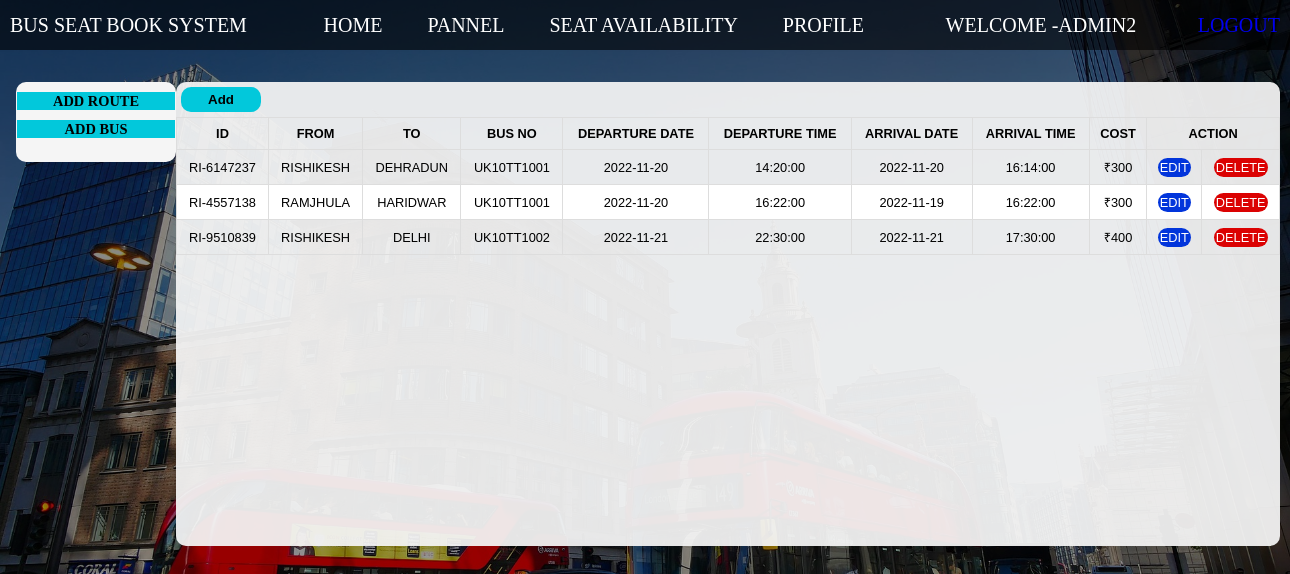
Screenshot of /pannel.php (signed in) with the database file from the repository.
### tables this page shows
CREATE TABLE `routes` (
  `id` int(100) NOT NULL,
  `route_id` varchar(255) NOT NULL,
  `bus_no` varchar(155) NOT NULL,
  `fromcity` varchar(255) NOT NULL,
  `tocity` varchar(255) NOT NULL,
  `route_cities` varchar(255) NOT NULL,
  `route_dep_date` date NOT NULL,
  `route_dep_time` time NOT NULL,
  `route_arr_date` date NOT NULL,
  `route_arr_time` time NOT NULL,
  `cost` int(100) NOT NULL,
  `route_created` datetime NOT NULL DEFAULT current_timestamp()
);

### pannel.php (the view, shortened to what this page needs)
<?php
if (strlen($_SESSION['Adminname']) == 0) {
  header("location:admin.php");
} else {
?>
  <!DOCTYPE html>
  <html lang="en">
  <head>
    <link rel="stylesheet" href="./css/style.css">
  </head>
  <body>
    <?php require  "partials/_navbaradmin.php"; ?>
    <section class="seat-container">
      <div class="left-side-container">
        <div class="page-box">
          <ul>
            <li><a href="pannel.php">ADD ROUTE</a> </li>
            <li><a href="bus.php">ADD BUS</a> </li>
          </ul>
        </div>
      </div>
      <div class="right-side-container">
        <div class="pannel-result">
          <div class="add-bus-box">
            <button id="add" onclick="show()" class="addBtn">Add</button>
            <table class="route-list">
              <thead class="pannel-title-bar">
                <th class="pannel-span-box">ID</th>
                <th class="pannel-span-box">From</th>
                <th class="pannel-span-box">To</th>
                <th class="pannel-span-box">Bus NO</th>
                <th class="pannel-span-box">Departure Date</th>
                <th class="pannel-span-box">Departure Time</th>
                <th class="pannel-span-box">ARRIVAL Date </th>
                <th class="pannel-span-box">ARRIVAL Time</th>
                <th class="pannel-span-box">Cost</th>
                <th class="pannel-span-box" colspan="2">Action</th>
              </thead>
              <?php
              $sql = "SELECT * FROM `routes` ";
              $result = mysqli_query($conn, $sql);
              while ($row = mysqli_fetch_assoc($result)) {
                $route_id =  $row["route_id"];
                $busno =  $row["bus_no"];
                $fromcity =  $row["fromcity"];
                $tocity = $row["tocity"];
                $dep_date = $row["route_dep_date"];
                $dep_time = $row["route_dep_time"];
                $arr_date = $row["route_arr_date"];
                $arr_time = $row["route_arr_time"];
                $cost = $row["cost"];
              ?>
                <tr>
                  <td class="pannel-span-box"><?php echo $route_id ?></td>
                  <td class="pannel-span-box"><?php echo $fromcity ?></td>
                  <td class="pannel-span-box"><?php echo $tocity ?></td>
                  <td class="pannel-span-box"><?php echo $busno ?></td>
                  <td class="pannel-span-box"><?php echo $dep_date ?></td>
                  <td class="pannel-span-box"><?php echo $dep_time ?></td>
                  <td class="pannel-span-box"><?php echo $arr_date ?></td>
                  <td class="pannel-span-box"><?php echo $arr_time ?></td>
                  <td class="pannel-span-box"><?php echo '₹' . $cost ?></td>
                  <td class="pannel-span-box">
                    <a href="update.php?id=<?php echo $row['id']; ?>" class="edit_btn">EDIT</a>
                  <td class="pannel-span-box">
                    <a href="delete.php?id=<?php echo $row['id']; ?>" class="delete_btn" onclick="return checkDelete()">DELETE</a>
                </tr>
              <?php } ?>
            </table>
          </div>
        </div>
    </section>
  </body>
  </html>
<?php
}; ?>

### partials/_navbaradmin.php (shortened to what this page needs)
<?php
$loggedin = false;
?>
<?php
echo '<header>
<nav class="navbar">
 <div class="logo">BUS SEAT BOOK SYSTEM</div>
 <div class="mid-item">
     <a href="index.php">Home</a>
     <a href="pannel.php">Pannel</a>
     <a href="seatavailability.php">Seat Availability</a>
     <a href="adminProfile.php">Profile</a>
     </div>';
   if(!$loggedin){
          echo '<p>Welcome -'.$_SESSION["Adminname"].'</p>';
          echo '<a href="logout.php">logout</a></div>';}
      echo  '</nav>
    </header>';
?>

### css/style.css (style rules this page uses)
* { box-sizing: border-box; margin: 0px; padding: 0px; }
body { overflow-x: hidden; }
a { text-decoration: none; }
body { background: linear-gradient(rgba(0, 0, 0, 0.507),rgba(0, 0, 0, 0.374)), url('../image/newbus.jpg') no-repeat center center fixed; background-size: cover; }
.navbar { background-color: rgba(0, 0, 0, 0.589); color: white; display: flex; justify-content: space-between; align-items: center; height: 50px; padding: 10px; font-size: 20px; text-transform: uppercase; }
.navbar .mid-item a { color: white; margin: 20px; }
.seat-container { display: flex; margin: 1rem; }
.left-side-container { display: flex; align-items: center; width: 15rem; height: 15rem; flex-direction: column; }
.right-side-container { margin-top: 1rem; width: 69rem; height: 38rem; }
.page-box { background-color: whitesmoke; height: 5rem; width: 10rem; display: flex; align-items: center; flex-direction: column; margin-top: 16px; border-radius: 10px; }
.page-box ul li { list-style: none; margin: 10px; width: 9.9rem; text-align: center; background-color: #02c8db; }
.page-box ul li a { text-decoration: none; width: 8rem; padding-left: 2rem; padding-right: 2rem; color: black; font-weight: bold; font-size: 0.9rem; }
.route-list { font-family: Arial, Helvetica, sans-serif; border-collapse: collapse; width: 69rem; }
.route-list th, .route-list td { border: 1px solid #ddd; padding: 8px; }
.route-list tr:nth-child(even) { background-color: #ffffff; }
.pannel-result { background-color: rgba(245, 245, 245, 0.938); height: 29rem; width: 69rem; border-radius: 10px; }
.pannel-span-box { font-size: 0.8em; padding: 0px 17px 0px 14px; text-align: center; text-transform: uppercase; }
footer .f-container h3,p { padding: 5px; }
.addBtn { padding: 5px; margin: 5px; width: 5rem; background-color: #02c8db; border: none; border-radius: 10px; font-weight: bold; }
.edit_btn { padding: 2px; width: 3rem; background-color: #0235db; border: none; border-radius: 10px; color: white; }
.delete_btn { padding: 2px; width: 3.9rem; background-color: #db0202; border: none; border-radius: 10px; color: white; }

### rows the page displays
routes: route "RI-6147237", fromcity "RISHIKESH", tocity "DEHRADUN", bus_no "UK10TT1001", route_dep_date "2022-11-20", route_dep_time "14:20:00", route_arr_date "2022-11-20", route_arr_time "16:14:00", cost "300"
routes: route "RI-4557138", fromcity "RAMJHULA", tocity "HARIDWAR", bus_no "UK10TT1001", route_dep_date "2022-11-20", route_dep_time "16:22:00", route_arr_date "2022-11-19", route_arr_time "16:22:00", cost "300"
routes: route "RI-9510839", fromcity "RISHIKESH", tocity "DELHI", bus_no "UK10TT1002", route_dep_date "2022-11-21", route_dep_time "22:30:00", route_arr_date "2022-11-21", route_arr_time "17:30:00", cost "400"

### other values shown
$_SESSION["Adminname"] "ADMIN2"
